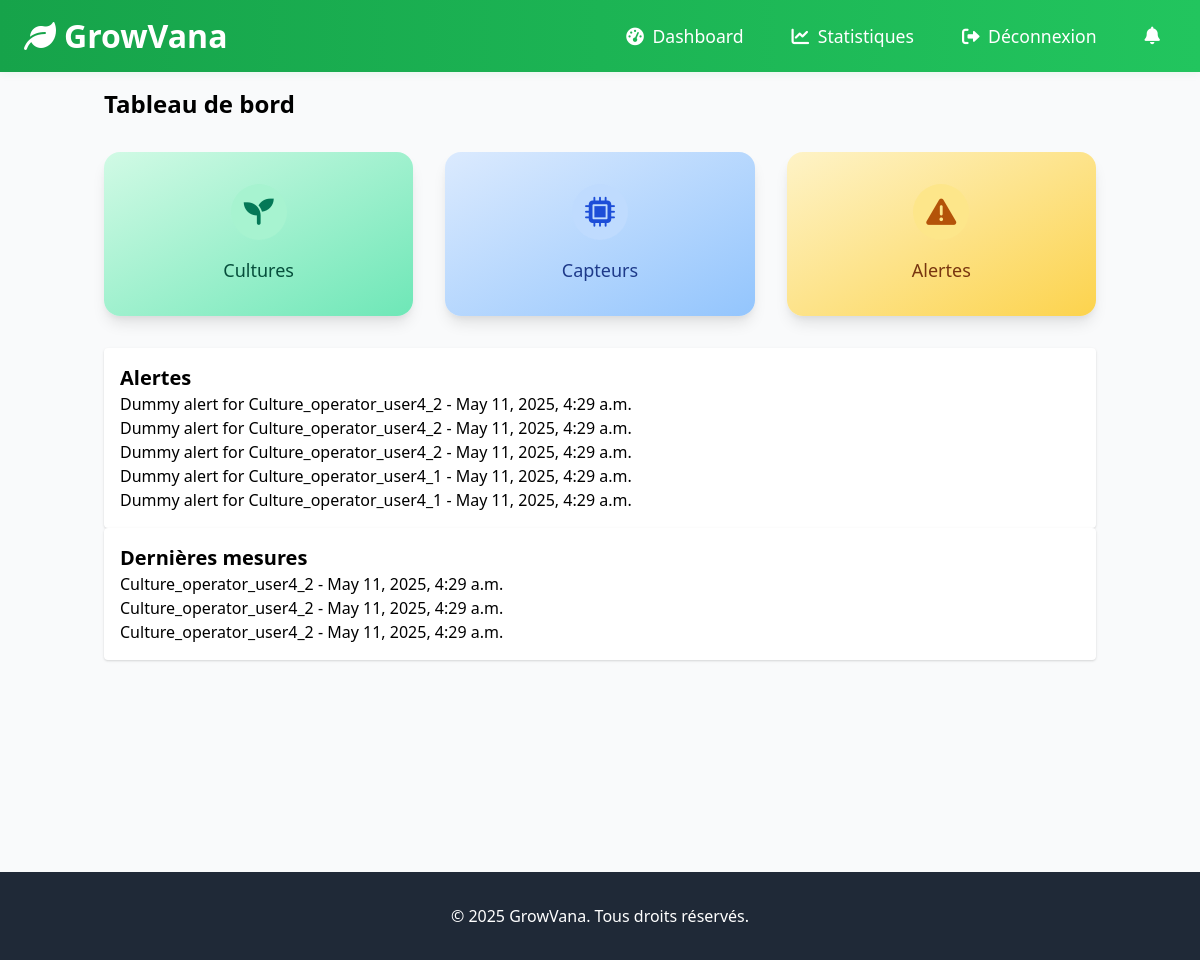
/dashboard/ (signed in), run on the app's committed database.
### notification/models.py (models this page shows, shortened)
class Alert(models.Model):
    culture = models.ForeignKey(Culture, on_delete=models.CASCADE)
    timestamp = models.DateTimeField(auto_now_add=True)
    message = models.TextField()
    is_resolved = models.BooleanField(default=False)

### mesures/models.py (models this page shows, shortened)
class Mesure(models.Model):
    culture = models.ForeignKey(Culture, on_delete=models.CASCADE, related_name='mesures')
    timestamp = models.DateTimeField(auto_now_add=True, editable=True)
    valeurs = models.JSONField()  # e.g. {"temperature": 25, "ph": 7.1, "humidite": 60}

### culture/models.py (models this page shows, shortened)
class Culture(models.Model):
    user = models.ForeignKey(settings.AUTH_USER_MODEL, on_delete=models.CASCADE, related_name='cultures', null=True, blank=True)
    name = models.CharField(max_length=100)
    description = models.TextField(blank=True)
    created_at = models.DateTimeField(auto_now_add=True)

### dashboard/views.py (the view)
# urls.py: path('', views.dashboard_home, name='home'),
@login_required
def dashboard_home(request):
    user = request.user
    context = {}
    if hasattr(user, 'role') and user.role == 'admin':
        recent_activity = CultureHistorique.objects.order_by('-timestamp')[:10]
        latest_measurements = Mesure.objects.order_by('-timestamp')[:10]
        alerts = Alert.objects.order_by('-timestamp')[:10]
        capteurs = Capteur.objects.all()
        user_list = CustomUser.objects.all().order_by('username')
        paginator = Paginator(user_list, 5)  # 5 users per page
        page_number = request.GET.get('page')
        users_page = paginator.get_page(page_number)
        context['users_page'] = users_page
        context['is_paginated'] = users_page.has_other_pages()
        today = timezone.now().date()
        activity_labels = [(today - timezone.timedelta(days=i)).strftime('%d/%m') for i in reversed(range(7))]
        activity_counts = [CultureHistorique.objects.filter(timestamp__date=(today - timezone.timedelta(days=i))).count() for i in reversed(range(7))]
        context['dashboard_activity_data'] = json.dumps({
            'labels': activity_labels,
            'counts': activity_counts
        })
        total_alerts = Alert.objects.count()
        unresolved_alerts = Alert.objects.filter(is_resolved=False).count() if hasattr(Alert, 'is_resolved') else 0
        resolved_alerts = total_alerts - unresolved_alerts
        context['dashboard_alert_data'] = json.dumps({
            'labels': ['Non résolues', 'Résolues'],
            'counts': [unresolved_alerts, resolved_alerts]
        })
        measurement_labels = [(today - timezone.timedelta(days=i)).strftime('%d/%m') for i in reversed(range(7))]
        temp_data = []
        hum_data = []
        for i in reversed(range(7)):
            day = today - timezone.timedelta(days=i)
            measures = Mesure.objects.filter(timestamp__date=day)
            temps = [m.valeur for m in measures if hasattr(m, 'type') and getattr(m, 'type', None) == 'temperature']
            hums = [m.valeur for m in measures if hasattr(m, 'type') and getattr(m, 'type', None) == 'humidity']
            temp_data.append(sum(temps)/len(temps) if temps else None)
            hum_data.append(sum(hums)/len(hums) if hums else None)
        context['dashboard_measurement_data'] = json.dumps({
            'labels': measurement_labels,
            'datasets': [
                {
                    'label': 'Température',
                    'data': temp_data,
                    'borderColor': 'rgb(75, 192, 192)',
                    'backgroundColor': 'rgba(75, 192, 192, 0.2)',
                    'tension': 0.1,
                },
                {
                    'label': 'Humidité',
                    'data': hum_data,
                    'borderColor': 'rgb(54, 162, 235)',
                    'backgroundColor': 'rgba(54, 162, 235, 0.2)',
                    'tension': 0.1,
                }
            ]
        })
    else:
        recent_activity = CultureHistorique.objects.filter(culture__user=user).order_by('-timestamp')[:5]
        latest_measurements = Mesure.objects.filter(culture__user=user).order_by('-timestamp')[:3]
        alerts = Alert.objects.filter(culture__user=user).order_by('-timestamp')[:5]
        capteurs = Capteur.objects.filter(culture__user=user)
        context['recent_activity'] = recent_activity
        context['latest_measurements'] = latest_measurements
        context['alerts'] = alerts
        context['capteurs'] = capteurs
    return render(request, 'dashboard/home.html', context)

### dashboard/templates/dashboard/home.html (shortened to what this page needs)
{% extends 'base.html' %}
{% load static %}
{% block content %}
    <h1 class="text-2xl font-bold mb-4">Tableau de bord</h1>
    <div class="grid grid-cols-1 md:grid-cols-3 gap-8 my-8">
        <div class="rounded-2xl shadow-lg bg-gradient-to-br from-green-100 to-green-300 p-8 flex flex-col items-center justify-center">
            <div class="w-14 h-14 flex items-center justify-center rounded-full bg-green-200 mb-3">
                <i class="fas fa-seedling text-3xl text-green-700"></i>
            </div>
            <div class="text-green-900 font-medium mt-1 text-lg">Cultures</div>
        </div>
        <div class="rounded-2xl shadow-lg bg-gradient-to-br from-blue-100 to-blue-300 p-8 flex flex-col items-center justify-center">
            <div class="w-14 h-14 flex items-center justify-center rounded-full bg-blue-200 mb-3">
                <i class="fas fa-microchip text-3xl text-blue-700"></i>
            </div>
            <div class="text-blue-900 font-medium mt-1 text-lg">Capteurs</div>
        </div>
        <div class="rounded-2xl shadow-lg bg-gradient-to-br from-yellow-100 to-yellow-300 p-8 flex flex-col items-center justify-center">
            <div class="w-14 h-14 flex items-center justify-center rounded-full bg-yellow-200 mb-3">
                <i class="fas fa-exclamation-triangle text-3xl text-yellow-700"></i>
            </div>
            <div class="text-yellow-900 font-medium mt-1 text-lg">Alertes</div>
        </div>
    </div>
    <div class="bg-white p-4 rounded shadow">
        <h2 class="text-xl font-semibold">Alertes</h2>
        <ul>
            {% for alert in alerts %}
                <li>{{ alert.message }} - {{ alert.timestamp }}</li>
            {% empty %}
                <li>Aucune alerte.</li>
                {% endfor %}
            </ul>
        </div>
        <div class="bg-white p-4 rounded shadow">
            <h2 class="text-xl font-semibold">Dernières mesures</h2>
            <ul>
                {% for measurement in latest_measurements %}
                <li>{{ measurement.culture.name }} - {{ measurement.timestamp }}</li>
                {% empty %}
                <li>Aucune mesure récente.</li>
                {% endfor %}
            </ul>
        </div>
{% endblock %}

### data on the page
Alert: message "Dummy alert for Culture_operator_user4_2", timestamp "May 11, 2025, 4:29 a.m."
Alert: message "Dummy alert for Culture_operator_user4_2", timestamp "May 11, 2025, 4:29 a.m."
Alert: message "Dummy alert for Culture_operator_user4_2", timestamp "May 11, 2025, 4:29 a.m."
Alert: message "Dummy alert for Culture_operator_user4_1", timestamp "May 11, 2025, 4:29 a.m."
Alert: message "Dummy alert for Culture_operator_user4_1", timestamp "May 11, 2025, 4:29 a.m."
Mesure: culture.name "Culture_operator_user4_2", timestamp "May 11, 2025, 4:29 a.m."
Mesure: culture.name "Culture_operator_user4_2", timestamp "May 11, 2025, 4:29 a.m."
Mesure: culture.name "Culture_operator_user4_2", timestamp "May 11, 2025, 4:29 a.m."
